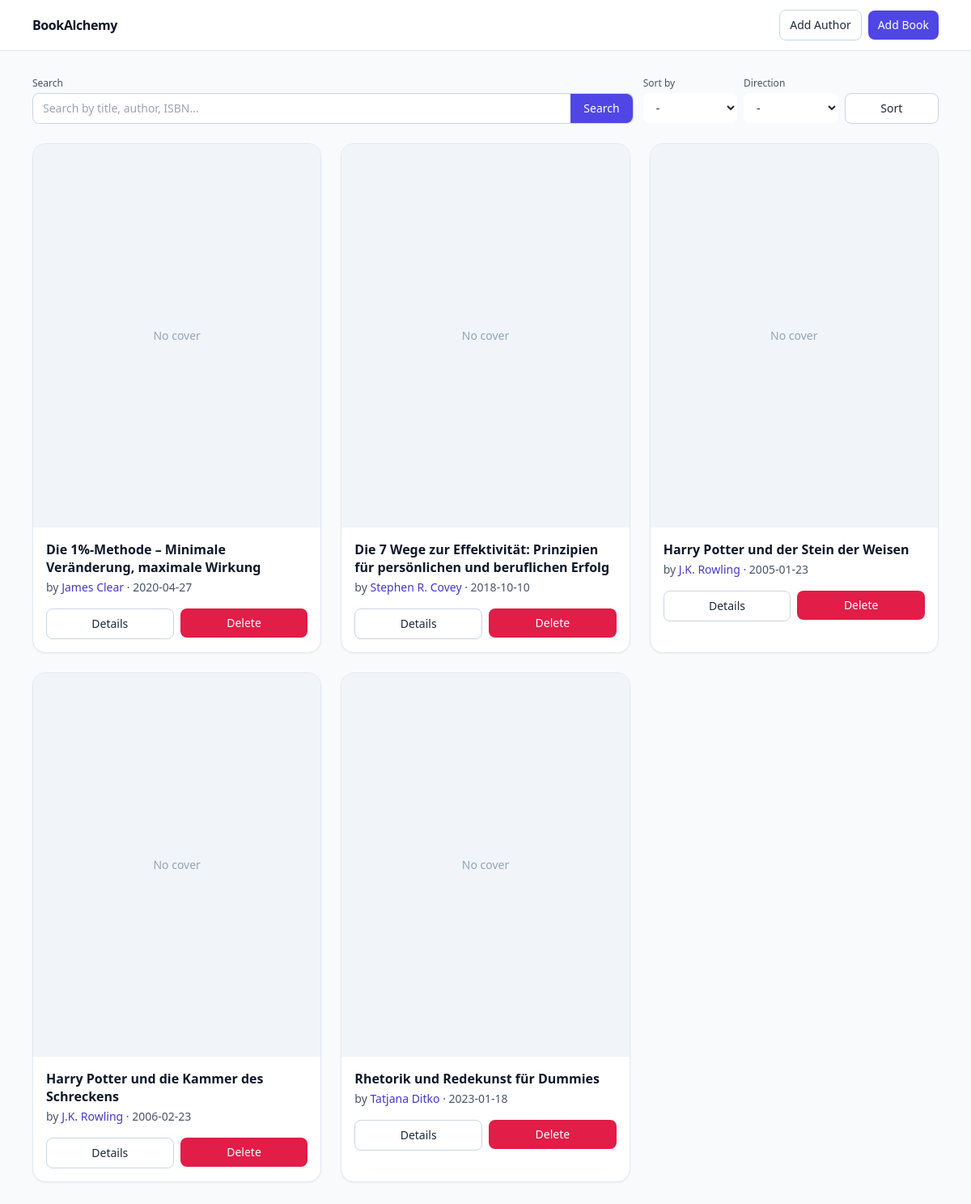
The page / on the database its author committed.
### data_models.py (models this page shows, shortened)
class Book(db.Model):
    __tablename__ = 'books'
    id: Mapped[int] = mapped_column(Integer, primary_key=True, autoincrement=True)
    isbn: Mapped[str] = mapped_column(String)
    title: Mapped[str] = mapped_column(String)
    publication_year: Mapped[DateTime] = mapped_column(DateTime)
    author_id: Mapped[int] = mapped_column(ForeignKey("authors.id"))
    author: Mapped['Author'] = relationship(back_populates='books')

class Author(db.Model):
    __tablename__ = 'authors'
    id: Mapped[int] = mapped_column(Integer, primary_key=True, autoincrement=True)
    name: Mapped[str] = mapped_column(String)
    birth_date: Mapped[DateTime] = mapped_column(DateTime)
    date_of_death: Mapped[DateTime] = mapped_column(DateTime, nullable=True)
    books: Mapped[List['Book']] = relationship(back_populates="author")

### app.py (the view)
@app.route('/', methods=['GET', 'POST'])
def home():
    sort_by = request.args.get('sort_by', 'book_title')
    if sort_by == 'book_title':
        sort_key = Book.title
    elif sort_by == 'author_name':
        sort_key = Author.name
    sort_direction = request.args.get('direction', 'asc')
    if sort_direction == 'asc':
        sort_key = sort_key.asc()
    elif sort_direction == 'desc':
        sort_key = sort_key.desc()
    search_query = request.form.get('search_query')
    if search_query:
        books = db.session.execute(
            db.select(Book).select_from(Author).join(Author.books)
            .filter(or_(
                Book.title.like(f"%{search_query}%"),
                Book.isbn.like(f"%{search_query}%"),
                Author.name.like(f"%{search_query}%"),
            )).order_by(sort_key)
        ).scalars()
    else:
        books = db.session.execute(
            db.select(Book).select_from(Author).join(Author.books)
            .order_by(sort_key)
        ).scalars()
    return render_template("home.html", books=books)

### templates/home.html (shortened to what this page needs)
<!DOCTYPE html>
<html lang="en">
  <head>
    <script src="https://cdn.tailwindcss.com"></script>
  </head>
  <body class="min-h-screen bg-gray-50 text-slate-800">
    <header class="bg-white/90 backdrop-blur border-b border-slate-200 sticky top-0 z-40">
      <div class="max-w-6xl mx-auto px-4 py-3 flex items-center justify-between">
        <a href="{{ url_for('home') }}" class="font-semibold tracking-tight text-slate-900">BookAlchemy</a>
        <nav class="flex items-center gap-2">
          <a href="{{ url_for('add_author') }}" class="inline-flex items-center rounded-lg border border-slate-300 bg-white px-3 py-2 text-sm hover:bg-slate-50">Add Author</a>
          <a href="{{ url_for('add_book') }}" class="inline-flex items-center rounded-lg bg-indigo-600 px-3 py-2 text-sm font-medium text-white hover:bg-indigo-700">Add Book</a>
        </nav>
      </div>
    </header>
    <main class="max-w-6xl mx-auto px-4 py-8">
      <div class="mb-6 grid grid-cols-1 gap-3 md:grid-cols-3">
        <form action="{{ request.url }}" method="POST" class="col-span-2">
          <label for="search_query" class="block text-xs font-medium text-slate-600 mb-1">Search</label>
          <div class="flex rounded-lg border border-slate-300 bg-white focus-within:ring-2 focus-within:ring-indigo-500">
            <input
              type="text"
              id="search_query"
              name="search_query"
              value="{{ request.values.get('search_query', '') }}"
              placeholder="Search by title, author, ISBN…"
              class="w-full rounded-l-lg border-0 px-3 py-2 text-sm outline-none"
            />
            <button type="submit" class="rounded-r-lg bg-indigo-600 px-4 py-2 text-sm font-medium text-white hover:bg-indigo-700">
              Search
            </button>
          </div>
        </form>
        <form action="{{ request.url }}" method="GET" class="grid grid-cols-3 gap-2">
          <div class="col-span-2 grid grid-cols-2 gap-2">
            <div>
              <label for="sort_by" class="block text-xs font-medium text-slate-600 mb-1">Sort by</label>
              <select id="sort_by" name="sort_by" class="w-full rounded-lg border-slate-300 text-sm px-3 py-2 bg-white">
                <option value="" hidden disabled {{'selected="true"' if not request.args.get('sort_by') else ''}}>-</option>
              </select>
            </div>
            <div>
              <label for="direction" class="block text-xs font-medium text-slate-600 mb-1">Direction</label>
              <select id="direction" name="direction" class="w-full rounded-lg border-slate-300 text-sm px-3 py-2 bg-white">
                <option value="" hidden disabled {{'selected="true"' if not request.args.get('direction') else ''}}>-</option>
              </select>
            </div>
          </div>
          <div class="flex items-end">
            <button type="submit" class="w-full rounded-lg border border-slate-300 bg-white px-4 py-2 text-sm font-medium hover:bg-slate-50">
              Sort
            </button>
          </div>
        </form>
      </div>
      <section>
        <div class="grid gap-6 sm:grid-cols-2 lg:grid-cols-3">
          {% for book in books %}
            <article class="rounded-2xl border border-slate-200 bg-white shadow-sm overflow-hidden">
              <a href="{{ url_for('book_detail', book_id=book.id) }}" class="block aspect-[3/4] bg-slate-100">
              </a>
              <div class="p-4">
                <h3 class="text-base font-semibold leading-snug text-slate-900 line-clamp-2">
                  <a href="{{url_for('book_detail', book_id=book.id)}}" class="hover:underline">{{ book.title }}</a>
                </h3>
                <p class="mt-1 text-sm text-slate-600">
                  by
                  {% if book.author %}
                    <a href="{{ url_for('author_detail', author_id=book.author.id) }}" class="font-medium text-indigo-700 hover:underline">{{ book.author.name }}</a>
                  {% else %}
                    <span class="font-medium">Unknown Author</span>
                  {% endif %}
                  · {{ book.publication_year.strftime('%Y-%m-%d') if book.publication_year else '—' }}
                </p>
                <div class="mt-4 grid grid-cols-2 gap-2">
                  <a
                    href="{{url_for('book_detail', book_id=book.id)}}"
                    class="inline-flex items-center justify-center rounded-lg border border-slate-300 bg-white px-3 py-2 text-sm hover:bg-slate-50"
                  >
                    Details
                  </a>
                  <form action="{{ url_for('delete_book', book_id=book.id) }}" method="POST">
                    <button
                      type="submit"
                      class="w-full rounded-lg bg-rose-600 px-3 py-2 text-sm font-medium text-white hover:bg-rose-700"
                      onclick="return confirm('Delete this book?');"
                    >
                      Delete
                    </button>
                  </form>
                </div>
              </div>
            </article>
          {% else %}
            <div class="col-span-full">
              <div class="rounded-xl border border-amber-200 bg-amber-50 px-4 py-3 text-amber-900">
                There were no books that match the search criteria.
              </div>
            </div>
          {% endfor %}
        </div>
      </section>
    </main>
  </body>
</html>

### rows shown on the page
Book: title "Die 1%-Methode – Minimale Veränderung, maximale Wirkung", author.name "James Clear", publication_year "2020-04-27"
Book: title "Die 7 Wege zur Effektivität: Prinzipien für persönlichen und beruflichen Erfolg", author.name "Stephen R. Covey", publication_year "2018-10-10"
Book: title "Harry Potter und der Stein der Weisen", author.name "J.K. Rowling", publication_year "2005-01-23"
Book: title "Harry Potter und die Kammer des Schreckens", author.name "J.K. Rowling", publication_year "2006-02-23"
Book: title "Rhetorik und Redekunst für Dummies", author.name "Tatjana Ditko", publication_year "2023-01-18"
